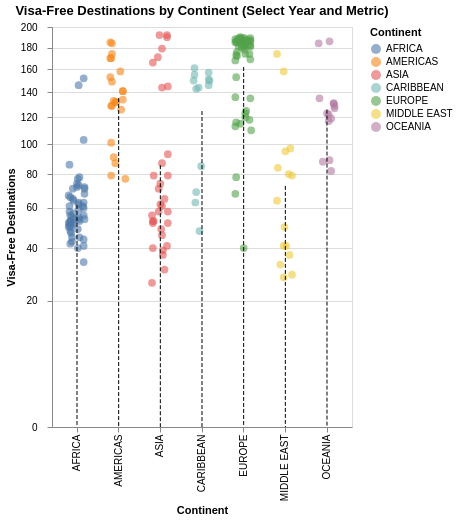

The notebook cell saved with this chart:
### Code cell
# Create a dropdown selection for the metric
metric_dropdown = alt.binding_select(
    options=['visa_free_count', 'visa_free_per_population', 'visa_free_per_million'],
    labels=['Visa-Free Count', 'Visa-Free × Population', 'Visa-Free per Million'],
    name='Metric: '
)
metric_select = alt.selection_point(
    name='metric_selection',
    fields=['metric'],
    bind=metric_dropdown,
    value='visa_free_count'
)


# Define a reusable color object for continent/region
continent_color = alt.Color(
    'region:N',
    title='Continent',
)

# Interactive strip plot with year slider and metric dropdown
year_slider = alt.binding_range(min=2006, max=2025, step=1, name='Year: ')
year_select = alt.selection_point(name='year_selection', fields=['year'], bind=year_slider, value=2021)

strip_chart = alt.Chart(long_df).transform_fold(
    ['visa_free_count', 'visa_free_per_population', 'visa_free_per_million'],
    as_=['metric', 'value']
).mark_circle(size=60, opacity=0.6).encode(
    x=alt.X('region:N', title='Continent'),
    y=alt.Y(
        'value:Q',
        title='Visa-Free Destinations',
        scale=alt.Scale(type='pow', exponent=0.5),
        axis=alt.Axis(labelLimit=200, labelFontSize=10, labelPadding=10, format="~s")  # add these options
    ),
    color=continent_color,
    tooltip=['country', 'region', 'year', 'visa_free_count', 'visa_free_per_population', 'visa_free_per_million'],
    xOffset=alt.XOffset('jitter:Q', scale=alt.Scale(domain=[-0.2, 0.2]))
).add_params(
    year_select,
    metric_select
).transform_filter(
    year_select
).transform_filter(
    metric_select
).transform_calculate(
    jitter="((indexof('ABCDEFGHIJKLMNOPQRSTUVWXYZabcdefghijklmnopqrstuvwxyz', substring(datum.country, 0, 1)) % 20) / 100 - 0.1)"
).properties(
    title='Visa-Free Destinations by Continent (Select Year and Metric)',
    width=300,
    height=400
)

mean_line = alt.Chart(long_df).transform_fold(
    ['visa_free_count', 'visa_free_per_population', 'visa_free_per_million'],
    as_=['metric', 'value']
).mark_rule(
    color='black',
    strokeDash=[4,2]
).encode(
    x=alt.X('region:N'),
    y='mean(value):Q',
    tooltip=[alt.Tooltip('region:N'), alt.Tooltip('mean(value):Q', title='Mean')],
).add_params(
    year_select,
    metric_select
).transform_filter(
    year_select
).transform_filter(
    metric_select
)

# Combine strip plot and mean lines
q1 = (strip_chart + mean_line)
q1

### Figure 1 — Vega-Lite specification as saved in the notebook (floating-point values rounded to 4 significant figures; data arrays with more than 128 entries replaced by an {"elided": "..."} marker saying what was removed)
{"config": {"view": {"continuousWidth": 300, "continuousHeight": 300}}, "layer": [{"mark": {"type": "circle", "opacity": 0.6, "size": 60}, "encoding": {"color": {"field": "region", "title": "Continent", "type": "nominal"}, "tooltip": [{"field": "country", "type": "nominal"}, {"field": "region", "type": "nominal"}, {"field": "year", "type": "quantitative"}, {"field": "visa_free_count", "type": "quantitative"}, {"field": "visa_free_per_population", "type": "quantitative"}, {"field": "visa_free_per_million", "type": "quantitative"}], "x": {"field": "region", "title": "Continent", "type": "nominal"}, "xOffset": {"field": "jitter", "scale": {"domain": [-0.2, 0.2]}, "type": "quantitative"}, "y": {"axis": {"format": "~s", "labelFontSize": 10, "labelLimit": 200, "labelPadding": 10}, "field": "value", "scale": {"exponent": 0.5, "type": "pow"}, "title": "Visa-Free Destinations", "type": "quantitative"}}, "name": "view_33", "title": "Visa-Free Destinations by Continent (Select Year and Metric)", "transform": [{"fold": ["visa_free_count", "visa_free_per_population", "visa_free_per_million"], "as": ["metric", "value"]}, {"filter": {"param": "year_selection"}}, {"filter": {"param": "metric_selection"}}, {"calculate": "((indexof('ABCDEFGHIJKLMNOPQRSTUVWXYZabcdefghijklmnopqrstuvwxyz', substring(datum.country, 0, 1)) % 20) / 100 - 0.1)", "as": "jitter"}]}, {"mark": {"type": "rule", "color": "black", "strokeDash": [4, 2]}, "encoding": {"tooltip": [{"field": "region", "type": "nominal"}, {"aggregate": "mean", "field": "value", "title": "Mean", "type": "quantitative"}], "x": {"field": "region", "type": "nominal"}, "y": {"aggregate": "mean", "field": "value", "type": "quantitative"}}, "transform": [{"fold": ["visa_free_count", "visa_free_per_population", "visa_free_per_million"], "as": ["metric", "value"]}, {"filter": {"param": "year_selection"}}, {"filter": {"param": "metric_selection"}}]}], "data": {"name": "data-d9f20098f0a54e6fab1d760d10e20f01"}, "height": 400, "params": [{"name": "year_selection", "select": {"type": "point", "fields": ["year"]}, "bind": {"input": "range", "max": 2025, "min": 2006, "name": "Year: ", "step": 1}, "value": 2021, "views": ["view_33"]}, {"name": "metric_selection", "select": {"type": "point", "fields": ["metric"]}, "bind": {"input": "select", "options": ["visa_free_count", "visa_free_per_population", "visa_free_per_million"], "labels": ["Visa-Free Count", "Visa-Free × Population", "Visa-Free per Million"], "name": "Metric: "}, "value": "visa_free_count", "views": ["view_33"]}], "width": 300, "$schema": "https://vega.github.io/schema/vega-lite/v5.20.1.json", "datasets": {"data-d9f20098f0a54e6fab1d760d10e20f01": {"elided": "3980 records"}}}
